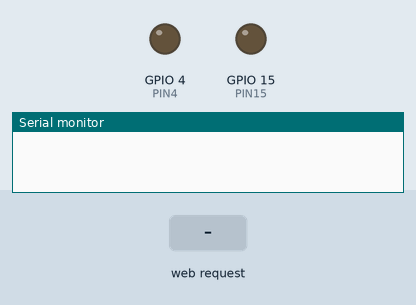
Bench run of a sketch on a simulated ESP8266 (NodeMCU). Parts: output pins drawn as LEDs (lit = HIGH), the last lines printed to the serial monitor. The test bench sets the inputs (shaded band).

Above: at 3.2 s.
3.3 s: HTTP request GET /LED4ON received
At 4.5 s:
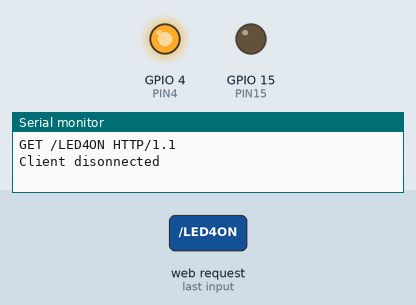
4.8 s: HTTP request GET /LED15ON received
At 5.8 s:
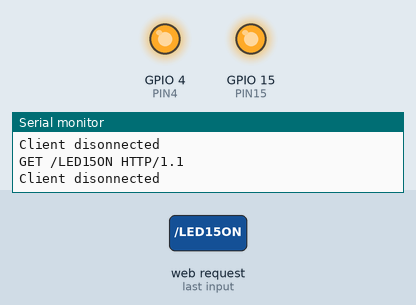
6.3 s: HTTP request GET /LED4OFF received
At 6.9 s:
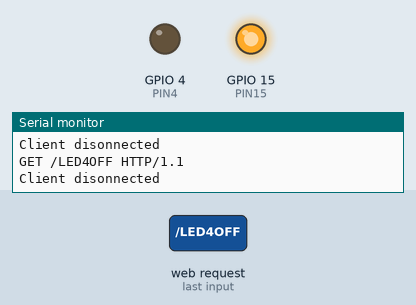
7.8 s: HTTP request GET /LED15OFF received
At 8.1 s:
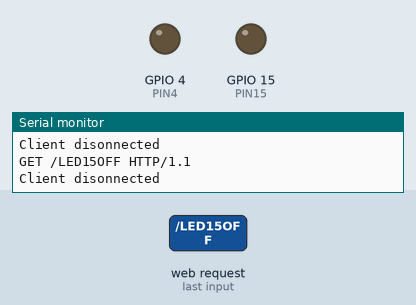
Timing chart, 0 to 10.3 s (numbered marks = the images above; inputs shaded):
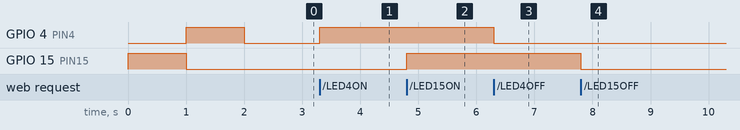

The sketch:

target_main.ino
```cpp
#include <ESP8266WiFi.h>

//////////////////////
// WiFi Definitions //
//////////////////////
const char WIFIPASSWORD[] = "password";

/////////////////////
// Pin Definitions //
/////////////////////
const int LED_PIN = 5; // Thing's onboard, green LED
const int PIN15 = 15;
const int PIN4 = 4;

/////////////////////
// Global Variables//
/////////////////////
String html_header = "HTTP/1.1 200 OK\r\nContent-Type: text/html\r\n\r\n";

String html_1 = R"=====(
<!DOCTYPE html>
<html>
 <head>
  <meta name='viewport' content='width=device-width, initial-scale=1.0'/>
  <meta charset='utf-8'>
  <style>
    input[type=text] {
      border: 2px solid black;
      border-radius: 10px;
      width: 45px;
      height: 30px;
      padding: 10px 10px;
      margin: 4px 4px;
      box-sizing: border-box;
      background-color: white;
      color: black;
    }

    input[type=radio] {
      width: 15px;
      height: 15px;
      margin: 0px 0px 0px 0px;
    }

    input[type=submit] {
      border: 2px solid black;
      border-radius: 10px;
      width: 65px;
      height: 30px;
      margin: 4px 15px;
      box-sizing: border-box;
      background-color: green;
      color: white;
      font-family: Georgia, "Times New Roman", Times, serif;
    }

    .form_style {
      max-width: 475px;
      padding: 10px 20px;
      background: #ccd9ff;
      margin: 10px auto;
      padding: 20px;
      border-radius: 10px;
      font-family: Georgia, "Times New Roman", Times, serif;
    }

    p{
      color: black;
      font-size: 20px;
      text-align: left;
      margin: 0px 0px 10px 0px;
    }

    body {
      font-size:140%;
    }

    #main {
      display: table;
      margin: auto;
      padding: 0 10px 0 10px;
    }

    h2 {text-align:center; }

    .button { padding:10px 10px 10px 10px; width:100%;  background-color: #50FF50; font-size: 120%;}

    .button_ON { padding:10px 10px 10px 10px; width:100%;  background-color: #50FF50; font-size: 120%;}

    .button_OFF { padding:10px 10px 10px 10px; width:100%;  background-color: #757575; font-size: 120%;}
  </style>

<script>
  function switchLED4(){
     let btn4 = document.getElementById("LED4");
     console.log (btn4);

     if (btn4.value =="Turn ON the LED")
     {
       btn4.value = "Turn OFF the LED";
       ajaxLoad('LED4ON');
     }
     else
     {
       btn4.value = "Turn ON the LED";
       let x = "LED4OFF";
       ajaxLoad(x);
     }
  }
  function switchLED15(){
     let c = document.getElementById("LED15");
     console.log (c);

     let btn15 = document.getElementById("LED15").value;
     if (btn15 == "Turn ON the LED")
     {
       document.getElementById("LED15").value = "Turn OFF the LED";
       ajaxLoad('LED15ON');
     }
     else
     {
       document.getElementById("LED15").value = "Turn ON the LED";
       ajaxLoad('LED15OFF');
     }
  }

 var ajaxRequest = null;
 if (window.XMLHttpRequest)  { ajaxRequest =new XMLHttpRequest(); }
 else { ajaxRequest =new ActiveXObject("Microsoft.XMLHTTP"); }

  function ajaxLoad(ajaxURL){
    if(!ajaxRequest){ alert("AJAX is not supported."); return; }

    ajaxRequest.open("GET",ajaxURL,true);
    ajaxRequest.onreadystatechange = function()
    {
      if(ajaxRequest.readyState == 4 && ajaxRequest.status==200)
      {
        var ajaxResult = ajaxRequest.responseText;
      }
    }
    ajaxRequest.send();
}
</script>

<title>GALEFORCE TARGETS</title>
  </head>
  <body>
    <div id='main'>
      <h2>TARGET CONTROL</h2>
)=====";

String html_t = R"=====(
  <form class="form_style">
    <p align=left>Target</p>
    <input type="radio" id="rdbManual" name="mode" value="manual" checked> Manual
    <input type="radio" id="rdbUser" name="mode" value="user"> User Input
    <input type="radio" id="rdbRandom" name="mode" value="random"> Random <br>
    <span>
      Conceal Seconds:
      <input type="text" id="txtConceal" name="username" maxlength="2"><br>
      Expose Seconds:
      <input type="text" id="txtExpose" name="username" maxlength="2">
      <input type="submit">
     </span>
  </form>
)=====";

String html_2 = R"=====(
  <input type="button" id="LED4" class="button" onclick="switchLED4()" value="Turn ON the LED"  />
  )=====";
String html_3 = R"=====(
  <input type="button" id="LED15" class="button" onclick="switchLED15()" value="Turn ON the LED"  />
  )=====";

String html_4 = R"=====(
  </div>
 </body>
</html>
)=====";

String request = "";    //variable used to store HTTP requests
WiFiServer server(80);  //Define a server object utilizing port 80

//Function Prototypes
void initHardware();
void setupWiFi();

void setup() {          //Execution STARTS HERE
  initHardware();
  digitalWrite(PIN15, HIGH);
  delay(1000);
  digitalWrite(PIN15, LOW);
  digitalWrite(PIN4, HIGH);
  delay(1000);
  digitalWrite(PIN4, LOW);
  setupWiFi();
  server.begin();       //Initiates the server function of the 8266
}

void loop() {
  // Check if a client has connected
  WiFiClient client = server.available();
  if (!client) {
    return;
  }

  // Read the first line of the request
  request = client.readStringUntil('\r');
  Serial.println(request);
  client.flush();


  if(request.indexOf("LED4ON") > 0 )  { digitalWrite(PIN4, HIGH);  }
  else if  ( request.indexOf("LED4OFF") > 0 ) { digitalWrite(PIN4, LOW);   }
  else {
    boolean pinStatus = digitalRead(PIN4);
    if (pinStatus==HIGH) {
      html_2.replace("Turn ON the LED","Turn OFF the LED");
    }
    else {
      html_2.replace("Turn OFF the LED","Turn ON the LED");
    }
  }
  if (request.indexOf("LED15ON") > 0 )  { digitalWrite(PIN15, HIGH);  }
  else if  ( request.indexOf("LED15OFF") > 0 ) { digitalWrite(PIN15, LOW);   }
  else {
    boolean pinStatus = digitalRead(PIN15);
    if (pinStatus==HIGH) {
      html_3.replace("Turn ON the LED","Turn OFF the LED");
    }
    else {
      html_3.replace("Turn OFF the LED","Turn ON the LED");
    }
  }

  client.flush();

  // Send the response to the client
  client.print(html_header);
  client.print(html_1);
  client.print(html_t);
  client.print(html_2);
  client.print(html_3);
  client.print(html_4);

  delay(50);

  Serial.println("Client disonnected");

  // The client will actually be disconnected
  // when the function returns and 'client' object is detroyed
}

void setupWiFi() {
  WiFi.mode(WIFI_AP);

  // Do a little work to get a unique-ish name. Append the
  // last two bytes of the MAC (HEX'd) to "ThingDev-":
  uint8_t mac[WL_MAC_ADDR_LENGTH];
  WiFi.softAPmacAddress(mac);
  String macID = String(mac[WL_MAC_ADDR_LENGTH - 2], HEX) +
                 String(mac[WL_MAC_ADDR_LENGTH - 1], HEX);
  macID.toUpperCase();
  String AP_NameString = "SG_Target_" + macID;

  char AP_NameChar[AP_NameString.length() + 1];
  memset(AP_NameChar, 0, AP_NameString.length() + 1);

  for (int i=0; i<AP_NameString.length(); i++)
    AP_NameChar[i] = AP_NameString.charAt(i);

  WiFi.softAP(AP_NameChar, WIFIPASSWORD);
}

void initHardware() {
  Serial.begin(115200);
  //SETUP GPIO PINS and set to LOW
  pinMode(PIN15, OUTPUT);
  pinMode(PIN4, OUTPUT);
  digitalWrite(PIN15, LOW);
  digitalWrite(PIN4, LOW);

}
```

Measured:
- after the input at 3.3 s, GPIO 4 (PIN4): LOW → HIGH at once
- after the input at 4.8 s, GPIO 15 (PIN15): LOW → HIGH at once
- after the input at 6.3 s, GPIO 4 (PIN4): HIGH → LOW at once
- after the input at 7.8 s, GPIO 15 (PIN15): HIGH → LOW at once
